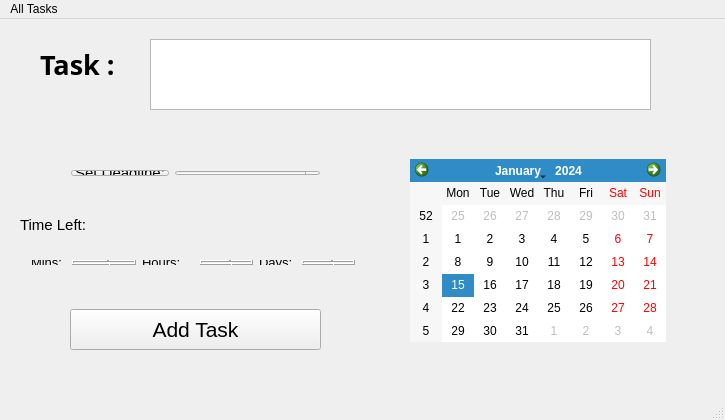
<?xml version="1.0" encoding="UTF-8"?>
<ui version="4.0">
 <class>MainWindow</class>
 <widget class="QMainWindow" name="MainWindow">
  <property name="geometry">
   <rect>
    <x>0</x>
    <y>0</y>
    <width>725</width>
    <height>420</height>
   </rect>
  </property>
  <property name="windowTitle">
   <string>MainWindow</string>
  </property>
  <property name="styleSheet">
   <string notr="true"/>
  </property>
  <widget class="QWidget" name="centralWidget">
   <widget class="QLabel" name="label">
    <property name="geometry">
     <rect>
      <x>40</x>
      <y>30</y>
      <width>91</width>
      <height>31</height>
     </rect>
    </property>
    <property name="font">
     <font>
      <family>Lucida Fax</family>
      <pointsize>20</pointsize>
      <weight>75</weight>
      <bold>true</bold>
     </font>
    </property>
    <property name="text">
     <string>Task : </string>
    </property>
    <property name="buddy">
     <cstring>plainTextEdit</cstring>
    </property>
   </widget>
   <widget class="QPlainTextEdit" name="plainTextEdit">
    <property name="geometry">
     <rect>
      <x>150</x>
      <y>20</y>
      <width>501</width>
      <height>71</height>
     </rect>
    </property>
    <property name="font">
     <font>
      <pointsize>12</pointsize>
      <weight>50</weight>
      <bold>false</bold>
     </font>
    </property>
    <property name="styleSheet">
     <string notr="true"/>
    </property>
   </widget>
   <widget class="QCalendarWidget" name="calendarWidget">
    <property name="geometry">
     <rect>
      <x>410</x>
      <y>140</y>
      <width>256</width>
      <height>183</height>
     </rect>
    </property>
    <property name="cursor">
     <cursorShape>PointingHandCursor</cursorShape>
    </property>
   </widget>
   <widget class="QLabel" name="label_2">
    <property name="geometry">
     <rect>
      <x>20</x>
      <y>190</y>
      <width>91</width>
      <height>31</height>
     </rect>
    </property>
    <property name="font">
     <font>
      <pointsize>11</pointsize>
     </font>
    </property>
    <property name="text">
     <string>Time Left:</string>
    </property>
   </widget>
   <widget class="QPushButton" name="pushButton_2">
    <property name="geometry">
     <rect>
      <x>70</x>
      <y>290</y>
      <width>251</width>
      <height>41</height>
     </rect>
    </property>
    <property name="font">
     <font>
      <pointsize>16</pointsize>
      <weight>50</weight>
      <bold>false</bold>
     </font>
    </property>
    <property name="cursor">
     <cursorShape>PointingHandCursor</cursorShape>
    </property>
    <property name="styleSheet">
     <string notr="true"/>
    </property>
    <property name="text">
     <string>Add Task</string>
    </property>
   </widget>
   <widget class="QWidget" name="layoutWidget">
    <property name="geometry">
     <rect>
      <x>20</x>
      <y>230</y>
      <width>346</width>
      <height>27</height>
     </rect>
    </property>
    <layout class="QHBoxLayout" name="horizontalLayout_2">
     <item>
      <widget class="QLabel" name="label_6">
       <property name="font">
        <font>
         <pointsize>10</pointsize>
        </font>
       </property>
       <property name="text">
        <string>Mins: </string>
       </property>
      </widget>
     </item>
     <item>
      <widget class="QLCDNumber" name="lcdNumber_3"/>
     </item>
     <item>
      <layout class="QHBoxLayout" name="horizontalLayout">
       <item>
        <widget class="QLabel" name="label_5">
         <property name="font">
          <font>
           <pointsize>10</pointsize>
          </font>
         </property>
         <property name="text">
          <string>Hours:</string>
         </property>
        </widget>
       </item>
       <item>
        <widget class="QLabel" name="label_4">
         <property name="text">
          <string/>
         </property>
        </widget>
       </item>
       <item>
        <widget class="QLCDNumber" name="lcdNumber_2"/>
       </item>
       <item>
        <widget class="QLabel" name="label_3">
         <property name="font">
          <font>
           <pointsize>10</pointsize>
          </font>
         </property>
         <property name="text">
          <string>Days: </string>
         </property>
        </widget>
       </item>
       <item>
        <widget class="QLCDNumber" name="lcdNumber">
         <property name="font">
          <font>
           <pointsize>10</pointsize>
           <weight>75</weight>
           <bold>true</bold>
          </font>
         </property>
        </widget>
       </item>
      </layout>
     </item>
    </layout>
   </widget>
   <widget class="QWidget" name="">
    <property name="geometry">
     <rect>
      <x>60</x>
      <y>140</y>
      <width>271</width>
      <height>28</height>
     </rect>
    </property>
    <layout class="QHBoxLayout" name="horizontalLayout_3">
     <item>
      <widget class="QPushButton" name="pushButton">
       <property name="font">
        <font>
         <pointsize>11</pointsize>
         <weight>50</weight>
         <bold>false</bold>
        </font>
       </property>
       <property name="cursor">
        <cursorShape>PointingHandCursor</cursorShape>
       </property>
       <property name="text">
        <string>Set Deadline:</string>
       </property>
      </widget>
     </item>
     <item>
      <widget class="QDateTimeEdit" name="dateTimeEdit">
       <property name="font">
        <font>
         <pointsize>11</pointsize>
        </font>
       </property>
      </widget>
     </item>
    </layout>
   </widget>
  </widget>
  <widget class="QMenuBar" name="menuBar">
   <property name="geometry">
    <rect>
     <x>0</x>
     <y>0</y>
     <width>725</width>
     <height>21</height>
    </rect>
   </property>
   <widget class="QMenu" name="menuAll_Tasks">
    <property name="title">
     <string>All Tasks</string>
    </property>
    <addaction name="actionUpcoming"/>
    <addaction name="actionPending"/>
    <addaction name="actionCompleted"/>
    <addaction name="actionExpired"/>
   </widget>
   <addaction name="menuAll_Tasks"/>
  </widget>
  <widget class="QStatusBar" name="statusBar"/>
  <action name="actionUpcoming">
   <property name="text">
    <string>Upcoming</string>
   </property>
  </action>
  <action name="actionPending">
   <property name="text">
    <string>Pending</string>
   </property>
  </action>
  <action name="actionCompleted">
   <property name="text">
    <string>Completed</string>
   </property>
  </action>
  <action name="actionExpired">
   <property name="text">
    <string>Expired</string>
   </property>
  </action>
 </widget>
 <layoutdefault spacing="6" margin="11"/>
 <resources/>
 <connections/>
</ui>
